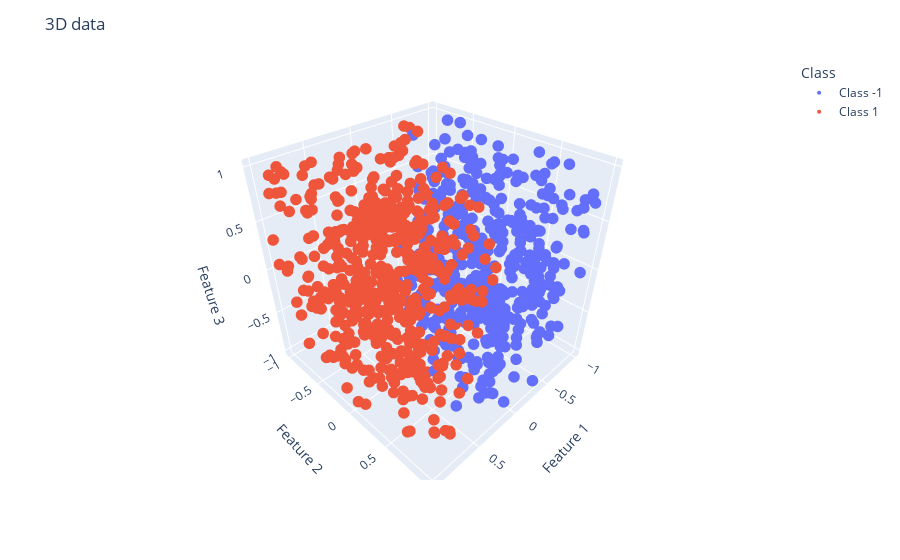

The cell this chart's notebook holds for it:
### Code cell
df = pd.DataFrame(X, columns=['Feature 1', 'Feature 2', 'Feature 3'])
df['Class'] = np.where(y == -1, 'Class -1', 'Class 1')

fig = px.scatter_3d(df, x='Feature 1', y='Feature 2', z='Feature 3', color='Class')

fig.update_layout(title='3D data')
fig.update_traces(marker_size = 4)

fig.show()
plt.show()

### Figure 1 — Plotly figure (JSON) as saved in the notebook; plotly's stock layout.template omitted (floating-point values rounded to 4 significant figures; data arrays with more than 128 entries replaced by an {"elided": "..."} marker saying what was removed)
{"data": [{"hovertemplate": "Class=Class -1<br>Feature 1=%{x}<br>Feature 2=%{y}<br>Feature 3=%{z}<extra></extra>", "legendgroup": "Class -1", "marker": {"color": "#636efa", "size": 4, "symbol": "circle"}, "mode": "markers", "name": "Class -1", "scene": "scene", "showlegend": true, "type": "scatter3d", "x": {"elided": "457 float values"}, "y": {"elided": "457 float values"}, "z": {"elided": "457 float values"}}, {"hovertemplate": "Class=Class 1<br>Feature 1=%{x}<br>Feature 2=%{y}<br>Feature 3=%{z}<extra></extra>", "legendgroup": "Class 1", "marker": {"color": "#EF553B", "size": 4, "symbol": "circle"}, "mode": "markers", "name": "Class 1", "scene": "scene", "showlegend": true, "type": "scatter3d", "x": {"elided": "543 float values"}, "y": {"elided": "543 float values"}, "z": {"elided": "543 float values"}}], "layout": {"legend": {"title": {"text": "Class"}, "tracegroupgap": 0}, "margin": {"t": 60}, "scene": {"domain": {"x": [0, 1], "y": [0, 1]}, "xaxis": {"title": {"text": "Feature 1"}}, "yaxis": {"title": {"text": "Feature 2"}}, "zaxis": {"title": {"text": "Feature 3"}}}, "title": {"text": "3D data"}}}
